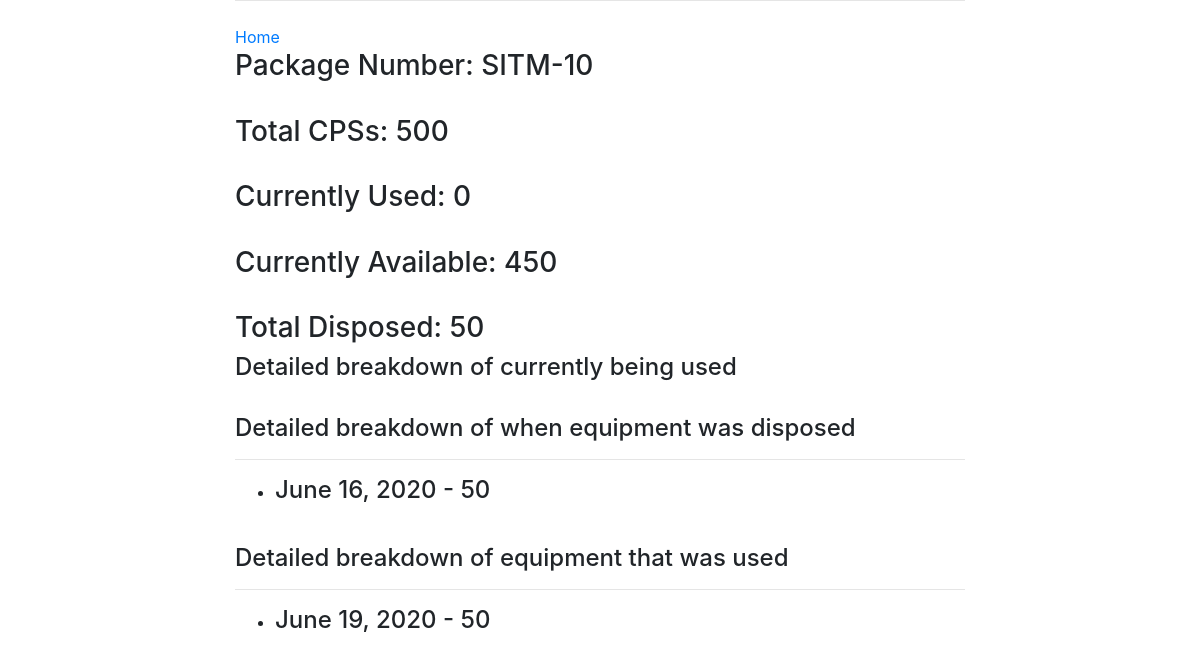
Page /detailed_equipment/4 (signed in) on the committed database.
### stocks/models.py (models this page shows, shortened)
class Equipment(models.Model):
    MASK = 'MSK'
    GOWN = 'GWN'
    GOGGLE = 'GOG'
    CAP = 'CPS'
    ITEM_NAME_CHOICES = [
        (MASK, 'Mask'),
        (GOWN, 'Gown'),
        (GOGGLE, 'Goggle'),
        (CAP, 'Cap'),
    ]
    GOOD = 'GOOD'
    BAD = 'BAD'
    CONDITION_CHOICES = [
        (GOOD, 'Good'),
        (BAD, 'Bad'),
    ]
    LGU = 'LG'
    DONATION = 'DN'
    SUPPLIER_CHOICES = [
        (LGU, 'Local Government Unit'),
        (DONATION, 'Donation'),
    ]
    package_number = models.CharField(max_length=200, unique=True)
    item_name = models.CharField(
                    max_length=3,
                    choices=ITEM_NAME_CHOICES,
                    default=MASK,
                    )
    qty_per_package = models.IntegerField()
    condition_upon_received = models.CharField(
                    max_length=6,
                    choices=CONDITION_CHOICES,
                    default=GOOD,
                    )
    supplier = models.CharField(
                    max_length=2,
                    choices=SUPPLIER_CHOICES,
                    default=LGU,
                    )
    received_by = models.CharField(max_length=200)
    checked_by = models.CharField(max_length=200)
    date_of_receipt = models.DateField()
    is_deleted = models.BooleanField(default=False)

class DisposedEquipment(models.Model):
    used = models.ForeignKey(Used, on_delete=models.CASCADE, null=True)
    equipment = models.ForeignKey(Equipment, on_delete=models.CASCADE)
    date_disposed = models.DateField(auto_now_add=True)
    qty_to_be_disposed = models.IntegerField()
    is_disposed = models.BooleanField(default=False)

class Used(models.Model):
    equipment = models.ForeignKey(Equipment, on_delete=models.CASCADE)
    date_being_used = models.DateField()
    qty_to_be_used = models.IntegerField()
    is_used = models.BooleanField(default=True)
    class Meta:
        ordering = ['date_being_used']

### stocks/views.py (the view)
# urls.py: path('detailed_equipment/<int:id>', views.detailed_equipment, name='detailed_equipment'),
@login_required
def detailed_equipment(request, id):
    template_name = 'equipment/detailed_equipment.html'
    equipment = Equipment.objects.get(id=id)
    total_used_equipment = Used.objects.all().filter(equipment=id).filter(is_used=True)
    disposed = DisposedEquipment.objects.all().filter(equipment=id)
    not_used_equipment = Used.objects.all().filter(equipment=id).filter(is_used=False)
    total_disposed = 0
    for dis in disposed:
        total_disposed += dis.qty_to_be_disposed
    total_used = 0
    for use in total_used_equipment:
        total_used += use.qty_to_be_used
    total_available = equipment.qty_per_package - total_used - total_disposed
    context = {
        'equipment': equipment,
        'total_used': total_used,
        'total_available': total_available,
        'total_used_equipment': total_used_equipment,
        'total_disposed': total_disposed,
        'disposed': disposed,
        'not_used_equipment': not_used_equipment,
    }
    return render(request, template_name, context=context)

### templates/equipment/detailed_equipment.html (shortened to what this page needs)
{% extends 'base.html' %}
{% block content %}
	<a href="{% url 'home' %}">Home</a>
	<br>
	<h3>Package Number:	{{ equipment.package_number }} </h3>
	<br>
	<h3>Total {{ equipment.item_name }}s:	{{ equipment.qty_per_package }} </h3>
	<br>
	<h3>Currently Used: {{ total_used }}</h3>
	<br>
	<h3>Currently Available: {{ total_available }}</h3>
	<br>
	<h3>Total Disposed: {{ total_disposed }}</h3>
	<h4>Detailed breakdown of currently being used</h4>
	<br>
	<h4>Detailed breakdown of when equipment was disposed</h4>
	{% for dis in disposed %}
	<hr>
		<ul>
			<li>
				<h4>{{ dis.date_disposed}} - {{ dis.qty_to_be_disposed }}</h4>
			</li>
		</ul>
	{% endfor %}
	<br>
	<h4>Detailed breakdown of equipment that was used</h4>
	{% for not_used in not_used_equipment %}
	<hr>
	<ul>
		<li>
					<h4>{{ not_used.date_being_used }} - {{ not_used.qty_to_be_used }}</h4>
		</li>
	</ul>
	{% endfor %}
{% endblock content %}

### rows in the picture
Equipment: package_number "SITM-10", item_name "CPS", qty_per_package "500"
DisposedEquipment: date_disposed "June 16, 2020", qty_to_be_disposed "50"
Used: date_being_used "June 19, 2020", qty_to_be_used "50"

### other values in the picture
{{ total_used }} "0"
{{ total_available }} "450"
{{ total_disposed }} "50"
